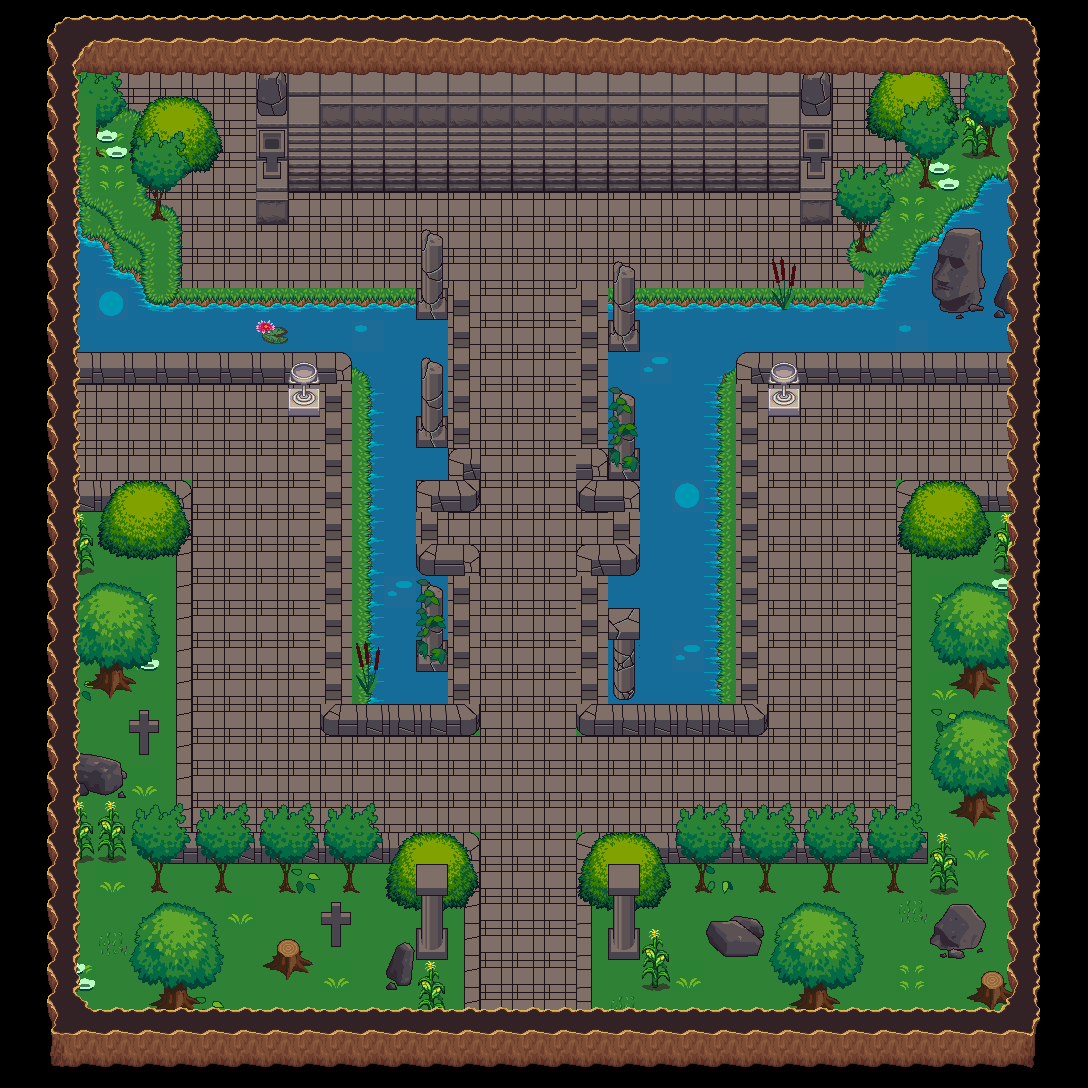

Below is a game level as drawn by its tile map, then a one-line description and the .tmx that defines it (tile-layer data replaced by summaries):
An orthogonal 34x34 tile map with 32x32 px tiles, 7 tile layers (background, river, road, road details, ...) and 68 objects.

<map version="1.5" tiledversion="1.6.0" orientation="orthogonal" renderorder="right-down" width="34" height="34" tilewidth="32" tileheight="32" infinite="0" nextlayerid="10" nextobjectid="72">
 <tileset firstgid="1" source="klipartz.com.tsx" />
 <layer id="1" name="background" width="34" height="34">
  <data>[1156 cells, 900 non-empty, 1 distinct tile ids]</data>
 </layer>
 <layer id="4" name="river" width="34" height="34">
  <data>[1156 cells, 201 non-empty, 13 distinct tile ids]</data>
 </layer>
 <layer id="2" name="road" width="34" height="34">
  <data>[1156 cells, 508 non-empty, 9 distinct tile ids]</data>
 </layer>
 <layer id="3" name="road details" width="34" height="34">
  <data>[1156 cells, 259 non-empty, 48 distinct tile ids]</data>
 </layer>
 <layer id="6" name="ground" width="34" height="34">
  <data>[1156 cells, 37 non-empty, 12 distinct tile ids]</data>
 </layer>
 <objectgroup id="7" name="exit">
  <object id="1" x="500.667" y="992.333" width="59" height="42.3333" />
  <object id="2" x="1001.5" y="395" width="10" height="70" />
  <object id="3" x="58.5" y="396.25" width="11.5" height="64.25" />
  <object id="4" x="452" y="72.6667" width="191" height="8.33333" />
 </objectgroup>
 <objectgroup id="8" name="collisions">
  <object id="5" x="151.75" y="107.75" width="44" height="49.5" />
  <object id="6" x="154.5" y="192.25" width="6.75" height="26.5" />
  <object id="7" x="88.75" y="129" width="8" height="26.5" />
  <object id="8" x="858.182" y="225.273" width="7.45455" height="26.9091" />
  <object id="9" x="920.727" y="159.818" width="7.81818" height="26.9091" />
  <object id="10" x="984.909" y="127.273" width="8.54545" height="28.9091" />
  <object id="11" x="891.818" y="76.3636" width="45.6364" height="56.3636" />
  <object id="12" x="800.364" y="161.636" width="33.0909" height="63.0909" />
  <object id="13" x="799.455" y="64.5455" width="33.2727" height="100.545" />
  <object id="14" x="256.667" y="65.3333" width="32.3333" height="159.667" />
  <object id="15" x="416.333" y="288.333" width="63.6667" height="31" />
  <object id="16" x="446.333" y="288" width="33.3333" height="158.667" />
  <object id="17" x="415.333" y="415" width="65" height="33.6667" />
  <object id="18" x="446.333" y="417.333" width="33.6667" height="95" />
  <object id="19" x="416.667" y="480.333" width="62.3333" height="31" />
  <object id="20" x="416" y="481.333" width="26.6667" height="91.3333" />
  <object id="21" x="417" y="541.667" width="62.3333" height="33" />
  <object id="22" x="446.333" y="543" width="33.3333" height="193.667" />
  <object id="23" x="322" y="703" width="156.75" height="34" />
  <object id="24" x="318.667" y="352.667" width="35.3333" height="374" />
  <object id="25" x="288.5" y="388.125" width="32.125" height="27.375" />
  <object id="26" x="64" y="351" width="278.333" height="33" />
  <object id="27" x="64.6667" y="479" width="127.667" height="34.3333" />
  <object id="28" x="171" y="483.333" width="25.6667" height="378" />
  <object id="29" x="153.875" y="867.375" width="6.75" height="23.875" />
  <object id="30" x="218" y="867.75" width="6.875" height="23.375" />
  <object id="31" x="282.75" y="868.75" width="6.125" height="23.25" />
  <object id="32" x="346.364" y="867.455" width="8.90909" height="26" />
  <object id="33" x="174" y="827.667" width="307.667" height="37.3333" />
  <object id="34" x="459.333" y="829" width="22.6667" height="198.667" />
  <object id="35" x="576.333" y="831.333" width="16.3333" height="192" />
  <object id="36" x="576" y="829" width="354.5" height="39" />
  <object id="37" x="896" y="479" width="25" height="357.5" />
  <object id="38" x="897.333" y="479.333" width="126.667" height="40" />
  <object id="39" x="579.5" y="287" width="31" height="219.5" />
  <object id="40" x="576.5" y="444.5" width="63.5" height="64" />
  <object id="41" x="614.5" y="482.5" width="25" height="94.5" />
  <object id="42" x="577" y="543.667" width="59.3333" height="32" />
  <object id="43" x="577.667" y="544.667" width="32.6667" height="189.333" />
  <object id="44" x="578.333" y="701.667" width="189" height="34.3333" />
  <object id="45" x="737.333" y="356.667" width="28.6667" height="366" />
  <object id="46" x="768" y="388" width="33.2727" height="29.6364" />
  <object id="47" x="739.5" y="351.5" width="284.5" height="37" />
  <object id="48" x="66" y="174.5" width="17.5" height="101" />
  <object id="49" x="73.5" y="238.5" width="33" height="45" />
  <object id="50" x="101.5" y="266.5" width="40.5" height="39.5" />
  <object id="51" x="133.5" y="300.5" width="313.5" height="18" />
  <object id="52" x="415.5" y="286.5" width="31.5" height="34.5" />
  <object id="53" x="612.5" y="294" width="262.5" height="23.5" />
  <object id="54" x="881" y="275" width="39" height="31" />
  <object id="55" x="915.5" y="245.5" width="22" height="54" />
  <object id="56" x="982" y="177.5" width="45" height="26" />
  <object id="57" x="950" y="207" width="51" height="22.5" />
  <object id="58" x="939" y="221.5" width="33" height="47.5" />
  <object id="59" x="698.5" y="865.75" width="6.75" height="26.75" />
  <object id="60" x="762.25" y="864.5" width="7.25" height="25.75" />
  <object id="61" x="826.25" y="865.5" width="9" height="27" />
  <object id="62" x="886.5" y="860.25" width="11.5" height="31.5" />
  <object id="64" x="49.3333" y="22.6667" width="32" height="1048" />
  <object id="65" x="48" y="12" width="854.667" height="57.3333" />
  <object id="66" x="868" y="11.3333" width="164.667" height="68.6667" />
  <object id="68" x="1003.33" y="14" width="36" height="1058" />
  <object id="69" x="48" y="997.333" width="1.33333" />
  <object id="71" x="52" y="1008" width="990.667" height="60" />
 </objectgroup>
 <layer id="5" name="foreground" width="34" height="34">
  <data>[1156 cells, 268 non-empty, 66 distinct tile ids]</data>
 </layer>
 <layer id="9" name="walls" width="34" height="34">
  <data>[1156 cells, 249 non-empty, 14 distinct tile ids]</data>
 </layer>
</map>
